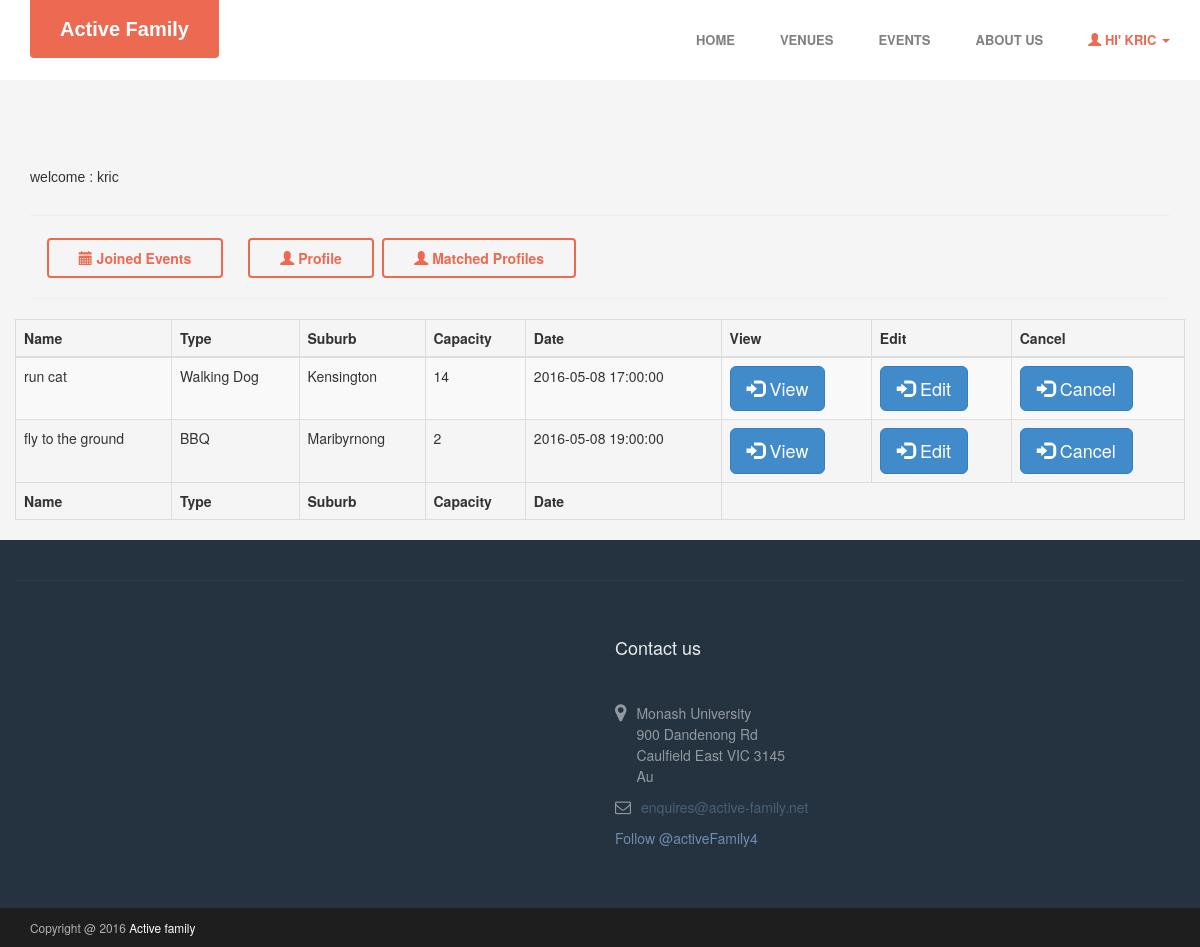
The page /user/home.php (signed in) on the database its author committed.
### tables this page shows
CREATE TABLE `users` (
  `user_id` int(11) NOT NULL,
  `user_name` varchar(15) NOT NULL,
  `user_email` varchar(40) NOT NULL,
  `user_pass` varchar(255) NOT NULL,
  `joining_date` timestamp NOT NULL DEFAULT CURRENT_TIMESTAMP,
  `rating_status` varchar(11) NOT NULL
);

CREATE TABLE `events` (
  `eventId` int(60) NOT NULL,
  `create_user_id` int(60) NOT NULL,
  `eventName` varchar(255) DEFAULT NULL,
  `eventDescription` text,
  `type` varchar(60) DEFAULT NULL,
  `address` text NOT NULL,
  `suburb` varchar(70) NOT NULL,
  `capacity` int(60) DEFAULT NULL,
  `curr_capa` int(11) DEFAULT NULL,
  `date` datetime DEFAULT NULL,
  `status` varchar(25) NOT NULL
);

### user/class.user.php (called while the page is built, shortened)
<?php
class USER
{
	private $conn;
	public function __construct()
	{
		$database = new Database();
		$db = $database->dbConnection();
		$this->conn = $db;
    }
	public function runQuery($sql)
	{
		$stmt = $this->conn->prepare($sql);
		return $stmt;
	}
}
?>

### user/home.php (the view, shortened to what this page needs)
<?php
    include('../include/config.php');
	require_once("class.user.php");
	$auth_user = new USER();
	$user_id = $_SESSION['user_session'];
	$stmt = $auth_user->runQuery("SELECT * FROM users WHERE user_id=:user_id");
	$stmt->execute(array(":user_id"=>$user_id));
	$userRow=$stmt->fetch(PDO::FETCH_ASSOC);
    $sql = "SELECT * FROM events where create_user_id = '$user_id' AND status = 'active'";
    $stmt = $pdo->query($sql);
    $list = $stmt->fetchAll(PDO::FETCH_ASSOC);
?>
<!DOCTYPE html PUBLIC "-//W3C//DTD XHTML 1.0 Transitional//EN" "http://www.w3.org/TR/xhtml1/DTD/xhtml1-transitional.dtd">
<html xmlns="http://www.w3.org/1999/xhtml">
<head>
    <link rel="stylesheet" href="assets/plugins/bootstrap/css/bootstrap.min.css">
    <link rel="stylesheet" href="assets/plugins/font-awesome/css/font-awesome.css">
    <link rel="stylesheet" href="assets/plugins/flexslider/flexslider.css">
    <link id="theme-style" rel="stylesheet" href="assets/css/styles.css">
    <link rel="stylesheet" href="css/bootstrap.min.css"/>
    <link rel="stylesheet" href="css/custom.css"/>
    <link rel="stylesheet" href="style.css" type="text/css"  />
    <link rel="stylesheet" href="https://cdn.datatables.net/t/bs/jq-2.2.0,dt-1.10.11,r-2.0.2/datatables.min.css"/>
<link rel="stylesheet" href="style.css" type="text/css"  />
</head>
<body style="background-color: #f5f5f5">
<header id="header" class="header navbar-fixed-top" style="position: relative; background-color: white">
    <div class="container">
        <h1 class="logo">
            <a href="http://active-family.net"><span class="logo-icon"></span><span class="text">Active Family</span></a>
        </h1>
        <nav class="main-nav navbar-right" role="navigation">
            <div id="navbar" class="navbar-collapse collapse">
                <ul class="nav navbar-nav navbar-right">
                    <li class="nav-item"><a href="../index.php">Home</a></li>
                    <li class="nav-item"><a href="../map/index.php">Venues</a></li>
                    <li class="nav-item"><a href="../event/index.php">Events</a></li>
                    <li class="nav-item"><a href="../about.php">About Us</a></li>
                    <li class="active nav-item dropdown" id="notlogedin">
                        <a href="#" class="dropdown-toggle" data-toggle="dropdown" data-delay="0" data-close-others="flase">
                            <span class="glyphicon glyphicon-user"></span>&nbsp;Hi' <?php echo $userRow['user_name']; ?>&nbsp;<span class="caret"></span></a>
                    </li>
                </ul>
            </div>
        </nav>
    </div>
</header>
<div class="container-fluid" style="margin-top:80px;">
    <div class="container">
    	<label class="h5">welcome : <?php print($userRow['user_name']); ?></label>
        <hr />
        <h2>
            <a href="joinedEvent.php" class="btn btn-cta btn-cta-secondary"><span class="glyphicon glyphicon-calendar"></span> Joined Events </a> &nbsp;
        <a href="profile.php" class="btn btn-cta btn-cta-secondary"><span class="glyphicon glyphicon-user"></span> Profile </a>
            <a href="match.php" class="btn btn-cta btn-cta-secondary"><span class="glyphicon glyphicon-user"></span> Matched Profiles </a>
        </h2>
       	<hr />
        <div class='row'>
            <table id='event' class="table table-striped table-bordered" style="width: 100%">
                <thead>
                <tr>
                    <th>Name</th>
                    <th>Type</th>
                    <th>Suburb</th>
                    <th>Capacity</th>
                    <th>Date</th>
                    <th>View</th>
                    <th>Edit</th>
                    <th>Cancel</th>
                </tr>
                </thead>
                <tbody>
                <?php
                $btnView = array();
                $i = 0;
                foreach ($list as $val){
                    $btnView[$i] = "btnView".$i;
                    $btnEdit[$i] = "btnEdit".$i;
                    $btnCancel[$i] = "btnCancel".$i;
                    $eventId = $val['eventId'];
                    ?>
                    <tr>
                        <td>
                            <?php echo $val['eventName'];?>
                        </td>
                        <td>
                            <?php echo $val['type'];?>
                        </td>
                        <td>
                            <?php echo $val['suburb'];?>
                        </td>
                        <td>
                            <?php echo $val['capacity'];?>
                        </td>
                        <td>
                            <?php echo $val['date'];?>
                        </td>
                        <td class="form-group">
                            <button type="submit" name="<?php echo $btnView[$i]?>" class="btn btn-primary btn-lg" onclick="window.location.href='../event/view.php?eventId=<?php echo $eventId; ?>'">
                                <i class="glyphicon glyphicon-log-in"></i> View
                            </button>
                        </td>
                        <td>
                            <button type="submit" name="<?php echo $btnEdit[$i]?>" class="btn btn-primary btn-lg" onclick="window.location.href='../event/edit.php?eventId=<?php echo $eventId; ?>'">
                                <i class="glyphicon glyphicon-log-in"></i> Edit
                            </button>
                        </td>
                        <form action="" method="post">
                            <td class="form-group">
                                <button type="submit" name="<?php echo $btnCancel[$i]?>" class="btn btn-primary btn-lg">
                                    <i class="glyphicon glyphicon-log-in"></i> Cancel
                                </button>
                            </td>
                        </form>
                    </tr>
                    <?php $i++; }?>
                </tbody>
                <tfoot>
                <tr>
                    <th>Name</th>
                    <th>Type</th>
                    <th>Suburb</th>
                    <th>Capacity</th>
                    <th>Date</th>
                </tr>
                </tfoot>
            </table>
        </div>
    </div>
</div>
<?php
include("../include/footer.php");
?>
</body>
</html>

### user/assets/css/styles.css (style rules this page uses)
body { font-family: 'Roboto', arial, sans-serif; color: #444444; font-size: 16px; -webkit-font-smoothing: antialiased; -moz-osx-font-smoothing: grayscale; }
a { color: #ec6952; -webkit-transition: all 0.4s ease-in-out; -moz-transition: all 0.4s ease-in-out; -ms-transition: all 0.4s ease-in-out; -o-transition: all 0.4s ease-in-out; }
.btn, a.btn { -webkit-transition: all 0.4s ease-in-out; -moz-transition: all 0.4s ease-in-out; -ms-transition: all 0.4s ease-in-out; -o-transition: all 0.4s ease-in-out; font-weight: bold; }
a.btn-cta, .btn-cta { padding: 8px 30px; }
a.btn-cta-secondary, .btn-cta-secondary { background: none; border: 2px solid #ec6952; color: #ec6952; }
.header { color: #fff; width: 100%; position: relative; z-index: 40; height: 80px; }
.header h1.logo { font-family: "Roboto Slab", arial, sans-serif; margin-top: 0; margin-bottom: 0; font-weight: bold; font-size: 15px; float: left; }
.header h1.logo a { color: #fff; padding: 15px 30px; display: inline-block; text-align: center; line-height: 1.4; max-width: 200px; background: #ec6952; -webkit-border-top-right-radius: 0; -webkit-border-bottom-right-radius: 4px; -webkit-border-bottom-left-radius: 4px; -webkit-border-top-left-radius: 0; -moz-border-radius-topright: 0; -moz-border-radius-bottomright: 4px; -moz-border-radius-bottomleft: 4px; -moz-border-radius-topleft: 0; border-top-right-radius: 0; border-bottom-right-radius: 4px; border-bottom-left-radius: 4px; border-top-left-radius: 0; -moz-background-clip: padding; -webkit-background-clip: padding-box; background-clip: padding-box; -webkit-transition: color 0.4s ease-in-out; -moz-transition: color 0.4s ease-in-out; -ms-transition: color 0.4s ease-in-out; -o-transition: color 0.4s ease-in-out; position: relative; font-size: 20px; }
.header .main-nav { margin-top: 15px; }
.header .main-nav .nav .nav-item { font-weight: normal; background: none; font-weight: bold; text-transform: uppercase; font-size: 13px; margin-right: 15px; }
.header .main-nav .nav .nav-item.active a { color: #ec6952; background: none; font-weight: bold; }
.header .main-nav .nav .nav-item a { color: grey; background: none; font-weight: bold; }
.header .main-nav .nav .nav-item.active { color: #ec6952; }
@media (min-width: 768px) { .header { height: inherit; } }
@media (min-width: 768px) { .header.navbar-fixed-top { position: relative; } }
@media (min-width: 768px) { .header h1.logo { float: none; text-align: center; } }
@media (min-width: 768px) { .header h1.logo a { margin: 0 auto; } }
@media (min-width: 768px) { .header .main-nav .nav .nav-item { margin-right: 10px; } }
@media (min-width: 768px) { .main-nav.navbar-right { float: none !important; } }
@media (min-width: 768px) { .navbar-collapse.collapse { text-align: center; } }
@media (min-width: 768px) { .navbar-collapse.collapse .navbar-nav { float: none; margin: 0 auto; display: inline-block; } }
@media (min-width: 992px) { .header { height: 80px; } }
@media (min-width: 992px) { .header.navbar-fixed-top { position: fixed; } }
@media (min-width: 992px) { .main-nav { float: right !important; } }
@media (min-width: 992px) { .header h1.logo { float: left; margin: inherit; } }
@media (min-width: 992px) { .header .main-nav .nav .nav-item { margin-right: 15px; } }
@media (min-width: 992px) { .main-nav.navbar-right { float: right !important; } }
@media (min-width: 992px) { .navbar-fixed-top .navbar-collapse { padding-left: 15px; padding-right: 15px; } }

### user/css/custom.css (style rules this page uses)
a { color: #fff; }

### user/style.css (style rules this page uses)
body { background:#f1f9f9; }
.h5 { font-family:Verdana, Geneva, sans-serif; }
h1 { font-family:Verdana, Geneva, sans-serif; }

### rows shown on the page
users: user_name "KRIC", user_name "kric"
events: eventName "run cat", type "Walking Dog", suburb "Kensington", capacity "14", date "2016-05-08 17:00:00"
events: eventName "fly to the ground", type "BBQ", suburb "Maribyrnong", capacity "2", date "2016-05-08 19:00:00"
